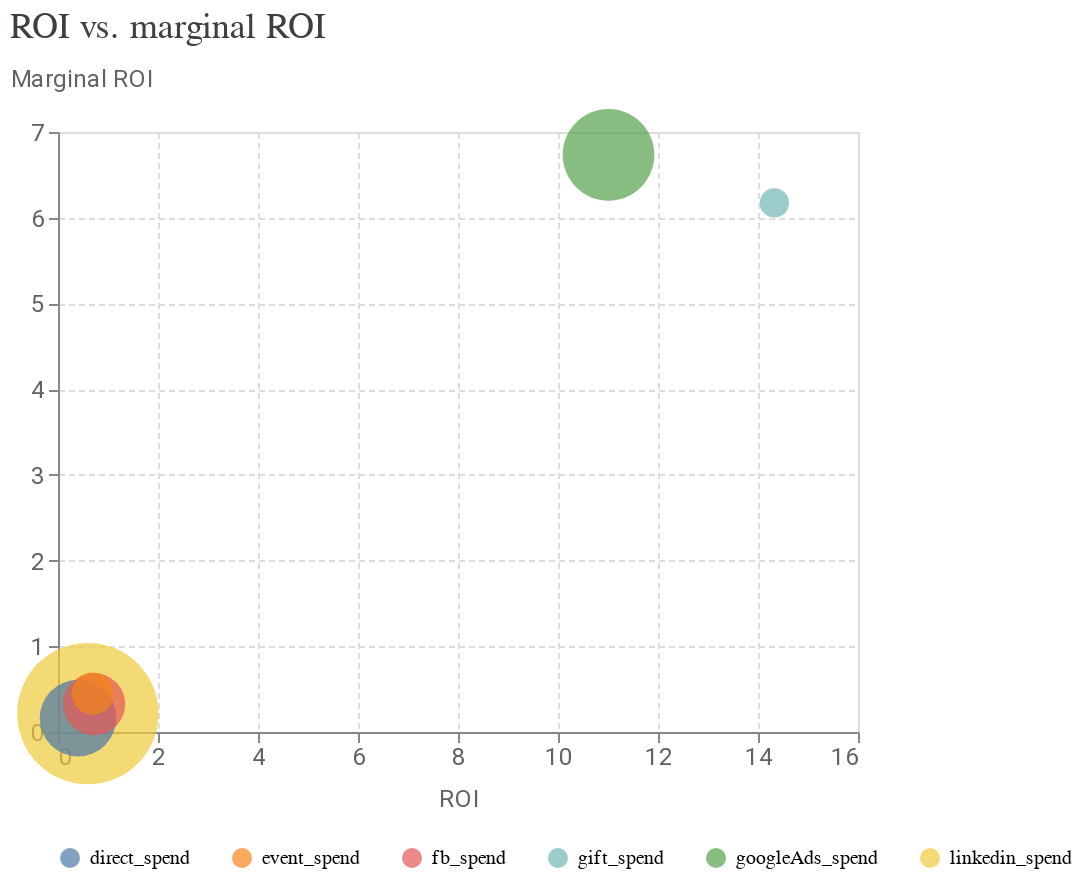

The notebook cell saved with this chart:
### Code cell
media_summary.plot_roi_vs_mroi()

### Figure 1 — Vega-Lite specification as saved in the notebook (floating-point values rounded to 4 significant figures)
{"config": {"view": {"continuousWidth": 300, "continuousHeight": 300}, "axis": {"gridDash": [3, 2], "labelColor": "#5F6368", "labelFont": "Roboto", "labelFontSize": 12, "titleColor": "#5F6368", "titleFont": "Roboto", "titleFontSize": 12, "titleFontWeight": "normal", "titlePadding": 10}}, "data": {"name": "data-8dcb4712b09ba7ec9ddecfbaa4709702"}, "mark": {"type": "circle", "size": 80, "tooltip": true}, "encoding": {"color": {"field": "channel", "legend": {"columnPadding": 20, "columns": 7, "orient": "bottom", "rowPadding": 10, "title": null}, "type": "nominal"}, "size": {"field": "spend", "legend": null, "scale": {"range": [100, 5000]}, "type": "quantitative"}, "x": {"field": "roi", "scale": {}, "title": "ROI", "type": "quantitative"}, "y": {"axis": {"titleAlign": "left", "titleAngle": 0, "titleY": -20}, "field": "mroi", "scale": {}, "title": "Marginal ROI", "type": "quantitative"}}, "title": {"text": "ROI vs. marginal ROI", "anchor": "start", "color": "#3C4043", "font": "Google Sans Display", "fontSize": 18, "fontWeight": "normal", "offset": 10}, "width": 400, "$schema": "https://vega.github.io/schema/vega-lite/v5.20.1.json", "datasets": {"data-8dcb4712b09ba7ec9ddecfbaa4709702": [{"channel": "linkedin_spend", "roi": 0.5969, "mroi": 0.2145, "spend": 3842000.0}, {"channel": "gift_spend", "roi": 14.33, "mroi": 6.172, "spend": 89410.0}, {"channel": "direct_spend", "roi": 0.3998, "mroi": 0.1621, "spend": 1070000.0}, {"channel": "fb_spend", "roi": 0.7223, "mroi": 0.3244, "spend": 679500.0}, {"channel": "googleAds_spend", "roi": 11.01, "mroi": 6.734, "spend": 1569000.0}, {"channel": "event_spend", "roi": 0.6951, "mroi": 0.4491, "spend": 268400.0}]}}
